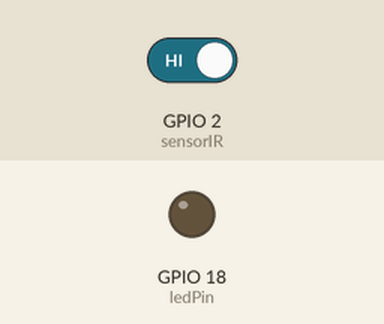
Recording of a sketch running on a simulated ESP32. Parts: output pins drawn as LEDs (lit = HIGH). The test bench sets the inputs (shaded band); at power-on: GPIO 2 (sensorIR) HIGH. WiFi joins after 1.5 s; servers stay silent unless stated; no MQTT or app messages arrive unless stated; what the sketch prints to the serial monitor is not drawn.

Above: at 2.7 s.
2.8 s: GPIO 2 (sensorIR) driven LOW
At 2.95 s:
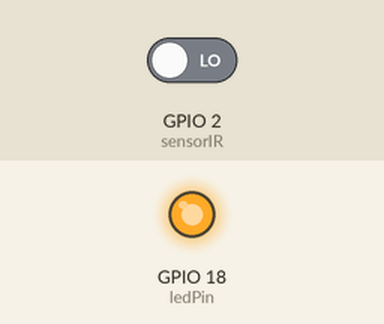
Timing chart, 0 to 5.8 s (numbered marks = the images above; inputs shaded):
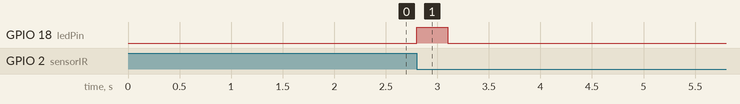

Measured:
- after the input at 2.8 s, GPIO 18 (ledPin): LOW → HIGH at once, → LOW 0.30 s later

The sketch:

codigo.ino
```cpp
/*
  Projeto IoT - Contagem de Gols via IR (Wokwi)
  Integrantes:
  João Vitor Parizotto Rocha | RM: 562719
  Giovana Bernardino Carnevali | RM: 566196
  Alexandre Freitas Silva | RM: 566278
  Felipe Rodrigues Gomes Ribeiro | RM: 562482
  Artur Distrutti Santos | RM: 561319
*/

#include <WiFi.h>
#include <PubSubClient.h>
#include <ArduinoJson.h>

// ======== Config Wi-Fi =========
const char* ssid = "Wokwi-GUEST";   // Wi-Fi da simulação Wokwi
const char* password = "";

// ======== Config MQTT ==========
const char* mqtt_server = "54.173.242.135";
const int mqtt_port = 1883;
const char* topic = "inova/futebol/gols";

// ======== Pinos ESP32 =========
const int ledPin = 18;
const int sensorIR = 2;

int totalGols = 0;

// ======== Objetos ==========
WiFiClient espClient;
PubSubClient client(espClient);
StaticJsonDocument<64> doc;

// ======== Funções ==========
void setup() {
  pinMode(ledPin, OUTPUT);
  pinMode(sensorIR, INPUT);

  Serial.begin(115200);

  // Conectar Wi-Fi
  Serial.print("Conectando WiFi...");
  WiFi.begin(ssid, password);
  while (WiFi.status() != WL_CONNECTED) {
    delay(500);
    Serial.print(".");
  }
  Serial.println(" conectado!");

  // Conectar MQTT
  client.setServer(mqtt_server, mqtt_port);
}

void loop() {
  if (!client.connected()) {
    reconnect();
  }
  client.loop();

  // Simula gol com sensor IR
  if (digitalRead(sensorIR) == LOW) {
    totalGols++;

    // JSON {"gols": X}
    doc["gols"] = totalGols;
    char buffer[64];
    serializeJson(doc, buffer);

    // Publicar no broker público
    client.publish(topic, buffer);

    Serial.print("Gol detectado! Total = ");
    Serial.println(totalGols);

    // Feedback LED
    digitalWrite(ledPin, HIGH);
    delay(300);
    digitalWrite(ledPin, LOW);

    // Debounce simples
    while (digitalRead(sensorIR) == LOW) {
      delay(10);
    }
  }
}

void reconnect() {
  while (!client.connected()) {
    Serial.print("Conectando MQTT...");
    if (client.connect("ESP32-Gols")) {
      Serial.println(" conectado ao broker!");
    } else {
      Serial.print(" falhou, rc=");
      Serial.println(client.state());
      delay(2000);
    }
  }
}
```
